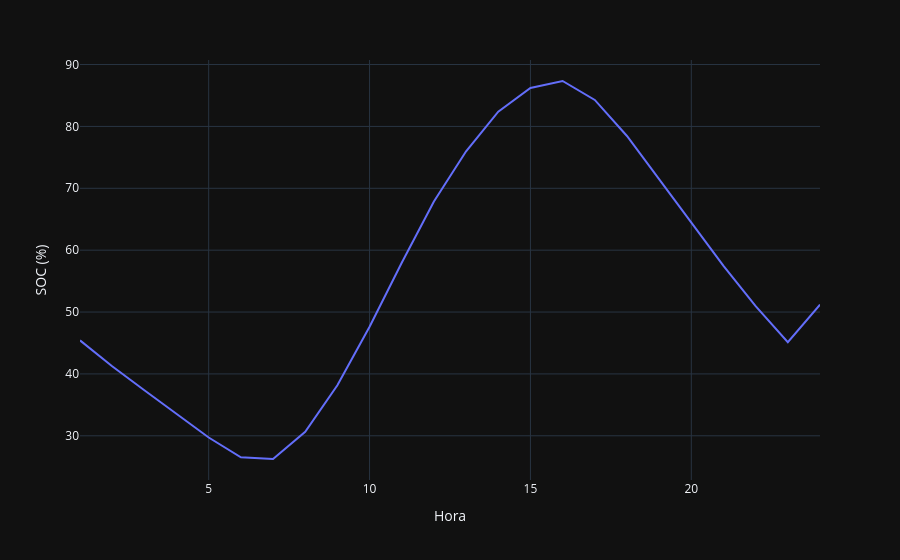

Here is the notebook cell this chart was saved with:
### Markdown cell above
Gráficos de Potência e Tensão (24h)

### Code cell
###### Resultados #####
import numpy as np
import matplotlib.pyplot as plt
import plotly.express as px

display(df_energymeter)

titles = {
    "base": "Caso Base",
    "60_gd": "Caso com 60 GDs",
    "60_gd_30_bess": "Caso com 60 GDs e 30 Baterias",
    "120_gd": "Caso com 120 GDs",
    "120_gd_60_bess": "Caso com 120 GDs e 60 Baterias",
}
####### Gráfico Subestação Fluxo de Potência ####

x = np.linspace(1, 24, 24)
for case in cases:
    dfs_monitor[f"{case}_df"] = dfs_monitor[f"{case}_df"]
    plt.plot(
        x, 
        dfs_monitor[f"{case}_df"]["Total Power"], label=titles[case])
    

plt.title("Fluxo de Potência - Saída da Subestação")
plt.xlabel("Hora do dia")
plt.ylabel("Potência Ativa (kW)")
plt.legend(
    loc="upper center",
    bbox_to_anchor=(0.5, -0.15),
    ncol=2
)
plt.grid(True)
plt.style.use("default")
plt.show()

####### Gráfico Tensão Trf 5286812a ######
for case in cases:
    df1 = dfs_voltage[f"voltage_trf_5286812a_{case}_df"]
    plt.plot(
        x, 
        df1[" V1"], label=titles[case])
    
plt.title("Perfil Horário de Tensão - Trf_5286812a")
plt.xlabel("Hora do dia")
plt.ylabel("Tensão (V)")
plt.legend(
    loc="upper center",
    bbox_to_anchor=(0.5, -0.15),
    ncol=2
)
plt.grid(True)
plt.show()

###### Gráfico Tensão Trf_5286833a #####

for case in cases:
    df2= dfs_voltage[f"voltage_trf_5286833a_{case}_df"]
    plt.plot(
        x, 
        df2[" V1"], label=titles[case])
    
plt.title("Perfil Horário de Tensão - Trf_5286833a")
plt.xlabel("Hora do dia")
plt.ylabel("Tensão (V)")
plt.legend(
    loc="upper center",
    bbox_to_anchor=(0.5, -0.15),
    ncol=2
)
plt.grid(True)
#plt.style.use("dark_background")
plt.show()

##### Gráfico de carregamento ####


plt.plot(x, storages_soc_df["battery_2_60_gd_30_bess"]*100, color="green")
plt.axvline(x=24, color='gray', linestyle='--', linewidth=1)
plt.axvline(x=1, color='gray', linestyle='--', linewidth=1)
plt.xlabel("Hora do dia")
plt.ylabel("SOC (%)")
plt.title("Carregamento da Bateria 2")
plt.grid(True)
plt.show()

df_plotly = pd.DataFrame()
df_plotly["Hora"] = x
df_plotly["SOC (%)"] = storages_soc_df["battery_2_60_gd_30_bess"]*100
fig = px.line(df_plotly, x="Hora", y="SOC (%)", template="plotly_dark")
fig.show()

dss_tools.static_view.p_vs_time("trf_5286964a")

print("Hora 1:", df_plotly.loc[0, "SOC (%)"])
print("Hora 24:", df_plotly.loc[23, "SOC (%)"])

### Figure 1 — Plotly figure (JSON) as saved in the notebook; plotly's stock layout.template omitted (floating-point values rounded to 4 significant figures)
{"data": [{"hovertemplate": "Hora=%{x}<br>SOC (%)=%{y}<extra></extra>", "legendgroup": "", "line": {"color": "#636efa", "dash": "solid"}, "marker": {"symbol": "circle"}, "mode": "lines", "name": "", "orientation": "v", "showlegend": false, "type": "scatter", "x": [1.0, 2.0, 3.0, 4.0, 5.0, 6.0, 7.0, 8.0, 9.0, 10.0, 11.0, 12.0, 13.0, 14.0, 15.0, 16.0, 17.0, 18.0, 19.0, 20.0, 21.0, 22.0, 23.0, 24.0], "xaxis": "x", "y": [45.42, 41.25, 37.36, 33.47, 29.72, 26.53, 26.25, 30.64, 38.18, 47.63, 57.98, 67.88, 75.98, 82.39, 86.21, 87.34, 84.28, 78.45, 71.5, 64.42, 57.48, 50.95, 45.12, 51.2], "yaxis": "y"}], "layout": {"legend": {"tracegroupgap": 0}, "margin": {"t": 60}, "xaxis": {"anchor": "y", "domain": [0, 1], "title": {"text": "Hora"}}, "yaxis": {"anchor": "x", "domain": [0, 1], "title": {"text": "SOC (%)"}}}}
